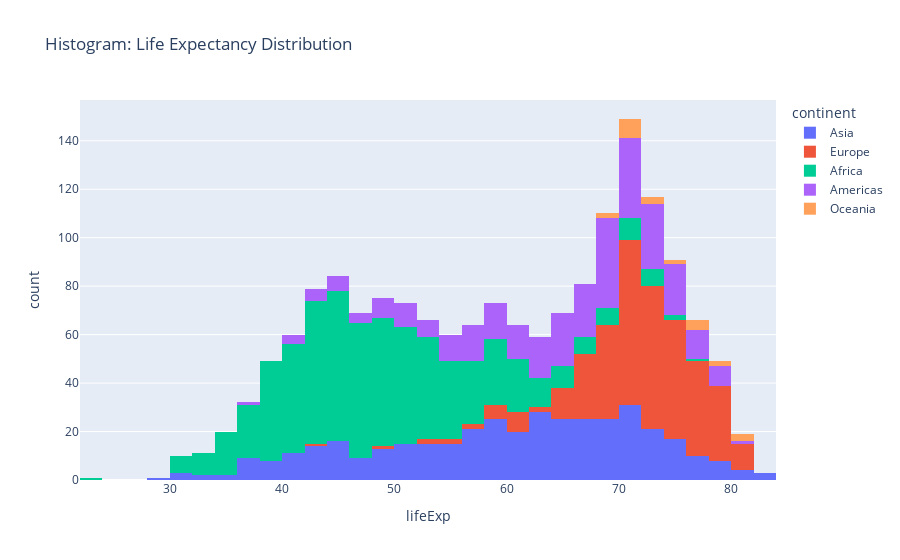

Write notebook code for a chart like this one.
### Code cell
# Histogram
fig = px.histogram(df, x='lifeExp', color='continent',
                   title='Histogram: Life Expectancy Distribution')
fig.show()

### Figure 1 — Plotly figure (JSON) as saved in the notebook; plotly's stock layout.template omitted (floating-point values rounded to 4 significant figures; data arrays with more than 128 entries replaced by an {"elided": "..."} marker saying what was removed)
{"data": [{"alignmentgroup": "True", "bingroup": "x", "hovertemplate": "continent=Asia<br>lifeExp=%{x}<br>count=%{y}<extra></extra>", "legendgroup": "Asia", "marker": {"color": "#636efa", "pattern": {"shape": ""}}, "name": "Asia", "offsetgroup": "Asia", "orientation": "v", "showlegend": true, "type": "histogram", "x": {"elided": "396 float values"}, "xaxis": "x", "yaxis": "y"}, {"alignmentgroup": "True", "bingroup": "x", "hovertemplate": "continent=Europe<br>lifeExp=%{x}<br>count=%{y}<extra></extra>", "legendgroup": "Europe", "marker": {"color": "#EF553B", "pattern": {"shape": ""}}, "name": "Europe", "offsetgroup": "Europe", "orientation": "v", "showlegend": true, "type": "histogram", "x": {"elided": "360 float values"}, "xaxis": "x", "yaxis": "y"}, {"alignmentgroup": "True", "bingroup": "x", "hovertemplate": "continent=Africa<br>lifeExp=%{x}<br>count=%{y}<extra></extra>", "legendgroup": "Africa", "marker": {"color": "#00cc96", "pattern": {"shape": ""}}, "name": "Africa", "offsetgroup": "Africa", "orientation": "v", "showlegend": true, "type": "histogram", "x": {"elided": "624 float values"}, "xaxis": "x", "yaxis": "y"}, {"alignmentgroup": "True", "bingroup": "x", "hovertemplate": "continent=Americas<br>lifeExp=%{x}<br>count=%{y}<extra></extra>", "legendgroup": "Americas", "marker": {"color": "#ab63fa", "pattern": {"shape": ""}}, "name": "Americas", "offsetgroup": "Americas", "orientation": "v", "showlegend": true, "type": "histogram", "x": {"elided": "300 float values"}, "xaxis": "x", "yaxis": "y"}, {"alignmentgroup": "True", "bingroup": "x", "hovertemplate": "continent=Oceania<br>lifeExp=%{x}<br>count=%{y}<extra></extra>", "legendgroup": "Oceania", "marker": {"color": "#FFA15A", "pattern": {"shape": ""}}, "name": "Oceania", "offsetgroup": "Oceania", "orientation": "v", "showlegend": true, "type": "histogram", "x": [69.12, 70.33, 70.93, 71.1, 71.93, 73.49, 74.74, 76.32, 77.56, 78.83, 80.37, 81.23, 69.39, 70.26, 71.24, 71.52, 71.89, 72.22, 73.84, 74.32, 76.33, 77.55, 79.11, 80.2], "xaxis": "x", "yaxis": "y"}], "layout": {"barmode": "relative", "legend": {"title": {"text": "continent"}, "tracegroupgap": 0}, "title": {"text": "Histogram: Life Expectancy Distribution"}, "xaxis": {"anchor": "y", "domain": [0, 1], "title": {"text": "lifeExp"}}, "yaxis": {"anchor": "x", "domain": [0, 1], "title": {"text": "count"}}}}
